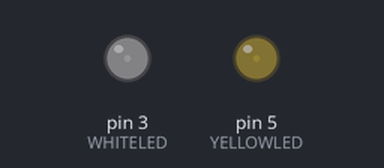
Bench run of a sketch on a simulated Arduino Uno, built with avr-gcc and run on an emulated ATmega328P. Shown: output pins drawn as LEDs (lit = HIGH).

Above: at 0.05 s.
At 1.15 s:
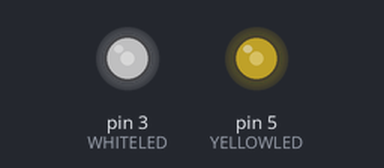
At 2.3 s:
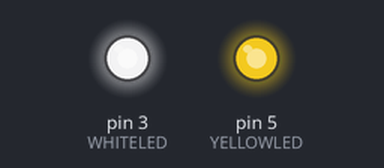
At 4.6 s:
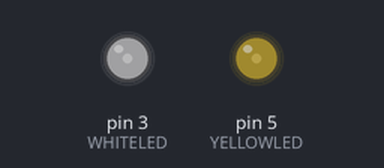
Timing chart, 0 to 6.7 s (numbered marks = the images above):
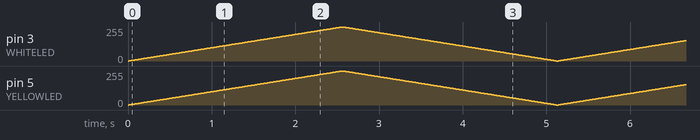

The sketch:

Ledlerin-yavasca-en-dusukten-yuksege-cikmasi.ino
```cpp
/*
Bu projede analogWriter() kodu ile belirtmiş olduğumuz ledlerin
en düşük parlaklık seviyesinden en yüksek parlaklık seviyesine
arttırma işlemi gerçekleştirilmiştir.

analogWriter 0-255'e kadar değerler alabilir.
0 - En düşük
255 - En yüksek değerdir

Çalışma mantığı PWM(Pulse With Modulation)'dir.

Tarih: 09.06.2023
Yazar: dezarto
*/
#define WHITELED 3
#define YELLOWLED 5

void setup() {
  pinMode(WHITELED, OUTPUT);
  pinMode(YELLOWLED, OUTPUT);
}

void loop() {
  for (int i = 0; i < 256; i++) {
    analogWrite(WHITELED, i);
    analogWrite(YELLOWLED, i);
    delay(10);
  }
  for (int i = 255; i >= 0; i--) {
    analogWrite(WHITELED, i);
    analogWrite(YELLOWLED, i);
    delay(10);
  }
}
```
